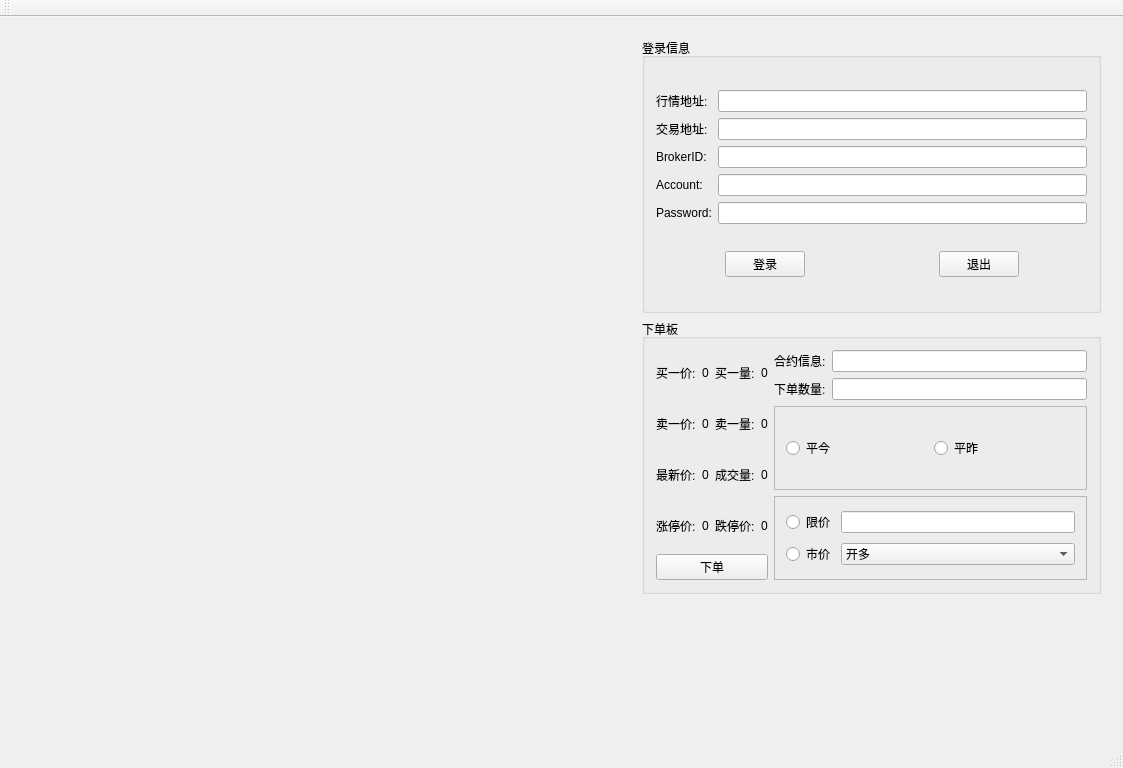
<?xml version="1.0" encoding="UTF-8"?>
<ui version="4.0">
 <class>StratusClass</class>
 <widget class="QMainWindow" name="StratusClass">
  <property name="geometry">
   <rect>
    <x>0</x>
    <y>0</y>
    <width>1123</width>
    <height>768</height>
   </rect>
  </property>
  <property name="windowTitle">
   <string>Stratus</string>
  </property>
  <widget class="QWidget" name="centralWidget">
   <widget class="QWidget" name="">
    <property name="geometry">
     <rect>
      <x>631</x>
      <y>10</y>
      <width>481</width>
      <height>578</height>
     </rect>
    </property>
    <layout class="QVBoxLayout" name="verticalLayout_6">
     <item>
      <widget class="QGroupBox" name="groupBox">
       <property name="title">
        <string>登录信息</string>
       </property>
       <layout class="QGridLayout" name="gridLayout">
        <item row="0" column="0">
         <layout class="QVBoxLayout" name="verticalLayout_2">
          <item>
           <widget class="QLabel" name="label">
            <property name="text">
             <string>行情地址:</string>
            </property>
           </widget>
          </item>
          <item>
           <widget class="QLabel" name="label_2">
            <property name="text">
             <string>交易地址:</string>
            </property>
           </widget>
          </item>
          <item>
           <widget class="QLabel" name="label_3">
            <property name="text">
             <string>BrokerID:</string>
            </property>
           </widget>
          </item>
          <item>
           <widget class="QLabel" name="label_4">
            <property name="text">
             <string>Account:</string>
            </property>
           </widget>
          </item>
          <item>
           <widget class="QLabel" name="label_5">
            <property name="text">
             <string>Password:</string>
            </property>
           </widget>
          </item>
         </layout>
        </item>
        <item row="1" column="0" colspan="2">
         <layout class="QHBoxLayout" name="horizontalLayout_6">
          <item>
           <spacer name="horizontalSpacer_2">
            <property name="orientation">
             <enum>Qt::Horizontal</enum>
            </property>
            <property name="sizeHint" stdset="0">
             <size>
              <width>38</width>
              <height>20</height>
             </size>
            </property>
           </spacer>
          </item>
          <item>
           <widget class="QPushButton" name="pushButton">
            <property name="text">
             <string>登录</string>
            </property>
           </widget>
          </item>
          <item>
           <spacer name="horizontalSpacer">
            <property name="orientation">
             <enum>Qt::Horizontal</enum>
            </property>
            <property name="sizeHint" stdset="0">
             <size>
              <width>128</width>
              <height>20</height>
             </size>
            </property>
           </spacer>
          </item>
          <item>
           <widget class="QPushButton" name="pushButton_2">
            <property name="text">
             <string>退出</string>
            </property>
           </widget>
          </item>
          <item>
           <spacer name="horizontalSpacer_3">
            <property name="orientation">
             <enum>Qt::Horizontal</enum>
            </property>
            <property name="sizeHint" stdset="0">
             <size>
              <width>58</width>
              <height>20</height>
             </size>
            </property>
           </spacer>
          </item>
         </layout>
        </item>
        <item row="0" column="1">
         <layout class="QVBoxLayout" name="verticalLayout">
          <item>
           <widget class="QLineEdit" name="lineEdit"/>
          </item>
          <item>
           <widget class="QLineEdit" name="lineEdit_2"/>
          </item>
          <item>
           <widget class="QLineEdit" name="lineEdit_3"/>
          </item>
          <item>
           <widget class="QLineEdit" name="lineEdit_4"/>
          </item>
          <item>
           <widget class="QLineEdit" name="lineEdit_5"/>
          </item>
         </layout>
        </item>
       </layout>
      </widget>
     </item>
     <item>
      <widget class="QGroupBox" name="groupBox_2">
       <property name="title">
        <string>下单板</string>
       </property>
       <layout class="QVBoxLayout" name="verticalLayout_11">
        <item>
         <layout class="QHBoxLayout" name="horizontalLayout_8">
          <item>
           <layout class="QVBoxLayout" name="verticalLayout_4">
            <item>
             <layout class="QVBoxLayout" name="verticalLayout_3">
              <item>
               <layout class="QHBoxLayout" name="horizontalLayout">
                <item>
                 <widget class="QLabel" name="label_14">
                  <property name="text">
                   <string>买一价:</string>
                  </property>
                 </widget>
                </item>
                <item>
                 <widget class="QLabel" name="label_15">
                  <property name="text">
                   <string>0</string>
                  </property>
                 </widget>
                </item>
                <item>
                 <widget class="QLabel" name="label_16">
                  <property name="text">
                   <string>买一量:</string>
                  </property>
                 </widget>
                </item>
                <item>
                 <widget class="QLabel" name="label_17">
                  <property name="text">
                   <string>0</string>
                  </property>
                 </widget>
                </item>
               </layout>
              </item>
              <item>
               <layout class="QHBoxLayout" name="horizontalLayout_2">
                <item>
                 <widget class="QLabel" name="label_11">
                  <property name="text">
                   <string>卖一价:</string>
                  </property>
                 </widget>
                </item>
                <item>
                 <widget class="QLabel" name="label_10">
                  <property name="text">
                   <string>0</string>
                  </property>
                 </widget>
                </item>
                <item>
                 <widget class="QLabel" name="label_18">
                  <property name="text">
                   <string>卖一量:</string>
                  </property>
                 </widget>
                </item>
                <item>
                 <widget class="QLabel" name="label_19">
                  <property name="text">
                   <string>0</string>
                  </property>
                 </widget>
                </item>
               </layout>
              </item>
              <item>
               <layout class="QHBoxLayout" name="horizontalLayout_3">
                <item>
                 <widget class="QLabel" name="label_12">
                  <property name="text">
                   <string>最新价:</string>
                  </property>
                 </widget>
                </item>
                <item>
                 <widget class="QLabel" name="label_21">
                  <property name="text">
                   <string>0</string>
                  </property>
                 </widget>
                </item>
                <item>
                 <widget class="QLabel" name="label_20">
                  <property name="text">
                   <string>成交量:</string>
                  </property>
                 </widget>
                </item>
                <item>
                 <widget class="QLabel" name="label_13">
                  <property name="text">
                   <string>0</string>
                  </property>
                 </widget>
                </item>
               </layout>
              </item>
              <item>
               <layout class="QHBoxLayout" name="horizontalLayout_4">
                <item>
                 <widget class="QLabel" name="label_8">
                  <property name="text">
                   <string>涨停价:</string>
                  </property>
                 </widget>
                </item>
                <item>
                 <widget class="QLabel" name="label_23">
                  <property name="text">
                   <string>0</string>
                  </property>
                 </widget>
                </item>
                <item>
                 <widget class="QLabel" name="label_22">
                  <property name="text">
                   <string>跌停价:</string>
                  </property>
                 </widget>
                </item>
                <item>
                 <widget class="QLabel" name="label_9">
                  <property name="text">
                   <string>0</string>
                  </property>
                 </widget>
                </item>
               </layout>
              </item>
             </layout>
            </item>
            <item>
             <widget class="QPushButton" name="pushButton_3">
              <property name="text">
               <string>下单</string>
              </property>
             </widget>
            </item>
           </layout>
          </item>
          <item>
           <layout class="QVBoxLayout" name="verticalLayout_5">
            <item>
             <layout class="QGridLayout" name="gridLayout_2">
              <item row="0" column="1">
               <widget class="QLineEdit" name="lineEdit_6"/>
              </item>
              <item row="1" column="1">
               <widget class="QLineEdit" name="lineEdit_7">
                <property name="text">
                 <string/>
                </property>
               </widget>
              </item>
              <item row="1" column="0">
               <widget class="QLabel" name="label_7">
                <property name="text">
                 <string>下单数量:</string>
                </property>
               </widget>
              </item>
              <item row="0" column="0">
               <widget class="QLabel" name="label_6">
                <property name="text">
                 <string>合约信息:</string>
                </property>
               </widget>
              </item>
             </layout>
            </item>
            <item>
             <layout class="QHBoxLayout" name="horizontalLayout_5">
              <item>
               <widget class="QFrame" name="frame">
                <property name="frameShape">
                 <enum>QFrame::StyledPanel</enum>
                </property>
                <property name="frameShadow">
                 <enum>QFrame::Raised</enum>
                </property>
                <layout class="QHBoxLayout" name="horizontalLayout_7">
                 <item>
                  <widget class="QRadioButton" name="radioButton">
                   <property name="text">
                    <string>平今</string>
                   </property>
                  </widget>
                 </item>
                 <item>
                  <widget class="QRadioButton" name="radioButton_2">
                   <property name="text">
                    <string>平昨</string>
                   </property>
                  </widget>
                 </item>
                </layout>
               </widget>
              </item>
             </layout>
            </item>
            <item>
             <layout class="QGridLayout" name="gridLayout_3">
              <item row="1" column="1">
               <widget class="QFrame" name="frame_2">
                <property name="frameShape">
                 <enum>QFrame::StyledPanel</enum>
                </property>
                <property name="frameShadow">
                 <enum>QFrame::Raised</enum>
                </property>
                <layout class="QGridLayout" name="gridLayout_4">
                 <item row="0" column="0">
                  <widget class="QRadioButton" name="radioButton_3">
                   <property name="text">
                    <string>限价</string>
                   </property>
                  </widget>
                 </item>
                 <item row="0" column="1">
                  <widget class="QLineEdit" name="lineEdit_8">
                   <property name="text">
                    <string/>
                   </property>
                  </widget>
                 </item>
                 <item row="1" column="0">
                  <widget class="QRadioButton" name="radioButton_4">
                   <property name="text">
                    <string>市价</string>
                   </property>
                  </widget>
                 </item>
                 <item row="1" column="1">
                  <widget class="QComboBox" name="comboBox">
                   <item>
                    <property name="text">
                     <string>开多</string>
                    </property>
                   </item>
                   <item>
                    <property name="text">
                     <string>平多</string>
                    </property>
                   </item>
                   <item>
                    <property name="text">
                     <string>开空</string>
                    </property>
                   </item>
                   <item>
                    <property name="text">
                     <string>平空</string>
                    </property>
                   </item>
                  </widget>
                 </item>
                </layout>
               </widget>
              </item>
             </layout>
            </item>
           </layout>
          </item>
         </layout>
        </item>
       </layout>
      </widget>
     </item>
    </layout>
   </widget>
  </widget>
  <widget class="QMenuBar" name="menuBar">
   <property name="geometry">
    <rect>
     <x>0</x>
     <y>0</y>
     <width>1123</width>
     <height>23</height>
    </rect>
   </property>
  </widget>
  <widget class="QToolBar" name="mainToolBar">
   <attribute name="toolBarArea">
    <enum>TopToolBarArea</enum>
   </attribute>
   <attribute name="toolBarBreak">
    <bool>false</bool>
   </attribute>
  </widget>
  <widget class="QStatusBar" name="statusBar"/>
 </widget>
 <layoutdefault spacing="6" margin="11"/>
 <resources>
  <include location="Stratus.qrc"/>
 </resources>
 <connections/>
</ui>
